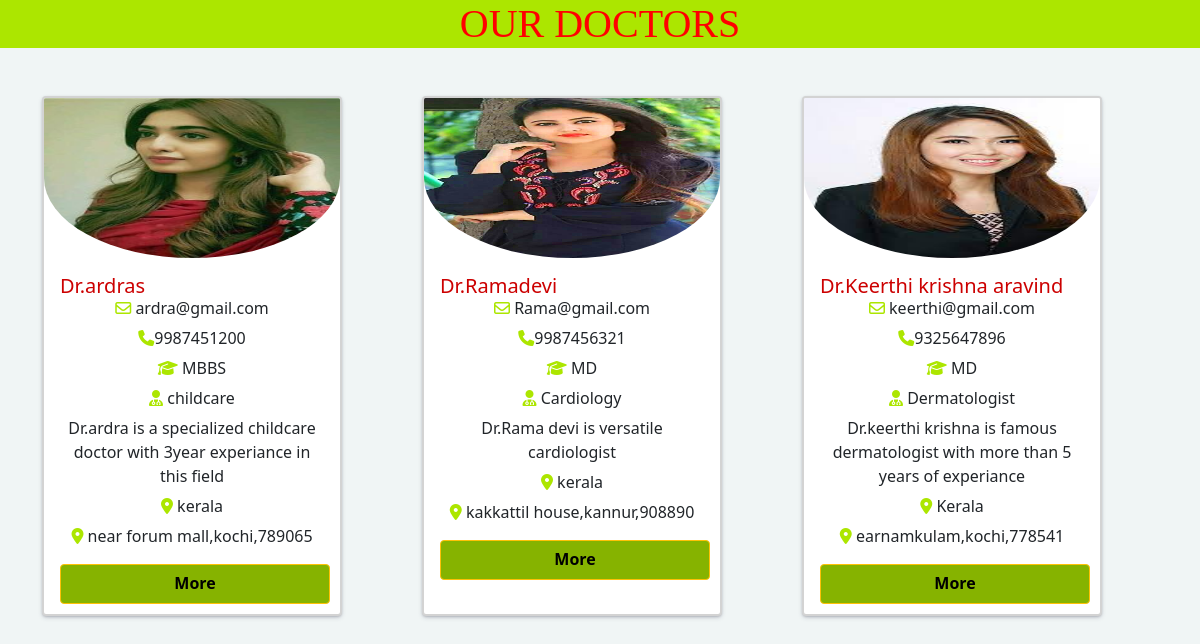
Screenshot of /mgmt_app/doctorspatientdisplay/ with the database file from the repository.
### mgmt_app/models.py (models this page shows, shortened)
class doctorinfomodel(models.Model):
    choice=[('MBBS','MBBS'),
            ('MD','MD'),
            ('MS','MS'),
            ('BAMS','BAMS'),
            ('BHMS','BHMS')
            ]
    fname=models.CharField(max_length=50)
    dimage=models.FileField(upload_to='mgmt_app/static')
    email=models.EmailField()
    phone=models.IntegerField()
    gender=models.CharField(max_length=10)
    date=models.DateField()
    select=models.CharField(max_length=50,choices=choice)
    specialization=models.CharField(max_length=250)
    about=models.CharField(max_length=500)
    state=models.CharField(max_length=100)
    address=models.CharField(max_length=250)

### mgmt_app/views.py (the view)
# urls.py: path('doctorspatientdisplay/',displaydoctorspatients),
def displaydoctorspatients(request):
    a=doctorinfomodel.objects.all()
    id1=[]
    k=[]
    l=[]
    m=[]
    n=[]
    q=[]
    r=[]
    s=[]
    t=[]
    u=[]
    for i in a:
        id2=i.id
        id1.append(id2)
        a=i.fname
        k.append(a)
        b=str(i.dimage).split('/')[-1]
        l.append(b)
        c=i.email
        m.append(c)
        d=i.phone
        n.append(d)
        h=i.select
        q.append(h)
        j=i.specialization
        r.append(j)
        w=i.about
        s.append(w)
        v=i.state
        t.append(v)
        x=i.address
        u.append(x)
    ct=zip(id1,k,l,m,n,q,r,s,t,u)
    return render(request,'doctordisppatient.html',{'ct':ct})

### mgmt_app/templates/doctordisppatient.html (shortened to what this page needs)
<!DOCTYPE html>
{% load static %}
<html lang="en">
<head>
     <link href="https://cdn.jsdelivr.net/npm/bootstrap@5.0.2/dist/css/bootstrap.min.css" rel="stylesheet">
</head>
<body>
<h1>OUR DOCTORS</h1>
<div class="container mt-5">
  <div class="row">
    {% for i,j,k,l,o,p,q,r,s,t in ct %}
    <div class="col">
        <div class="card" style="width:300px;height:520px;">
  <img src="{% static k %}" class="card-img-top">
  <div class="card-body">
    <h5 class="card-title">Dr.{{j}}</h5>
      <p class="card-text"><i class="fa-regular fa-envelope"></i> {{l}}</p>
       <p class="card-text"><i class="fa-solid fa-phone"></i>{{o}}</p>
       <p class="card-text"><i class="fa-solid fa-graduation-cap"></i> {{p}}</p>
       <p class="card-text"><i class="fa-solid fa-user-doctor"></i> {{q}}</p>
       <p class="card-text">{{r}}</p>
       <p class="card-text"><i class="fa-solid fa-location-dot"></i> {{s}}</p>
       <p class="card-text"><i class="fa-solid fa-location-dot"></i> {{t}}</p>
    <a href="http://127.0.0.1:8000/mgmt_app/singleforpatients/{{i}}" class="btn btn-warning"><b>More</b></a>
  </div>
</div>
     </div>
    {% endfor %}
  </div>
</div>
</body>
</html>

### mgmt_app/templates/doctordisppatient.html (style rules this page uses)
* { padding:0px; margin:0px; box:border-box; }
body { background:#f0f5f5; }
img { height:160px; width:100px; border-radius:100%; }
p { margin-top:-10px; text-align:center; }
.card { border:2px solid lightgrey; box-shadow: rgba(50, 50, 93, 0.25) 0px 2px 5px -1px, rgba(0, 0, 0, 0.3) 0px 1px 3px -1px; }
.btn { height:40px; width:270px; }
h1 { color:red; text-align:center; font-family:cursive; background-color:#ace600; }
.fa-solid,.fa-regular { color:#ace600; }
h5 { color:#cc0000; }
.btn { background:#86b300; }

### rows the page displays
doctorinfomodel: ct "ardras", ct "ardra@gmail.com", ct "MBBS", ct "childcare", ct "Dr.ardra is a specialized childcare doctor with 3year experiance in this field", ct "kerala", ct "near forum mall,kochi,789065"
doctorinfomodel: ct "Ramadevi", ct "Rama@gmail.com", ct "MD", ct "Cardiology", ct "Dr.Rama devi is versatile cardiologist", ct "kerala", ct "kakkattil house,kannur,908890"
doctorinfomodel: ct "Keerthi krishna aravind", ct "keerthi@gmail.com", ct "MD", ct "Dermatologist", ct "Dr.keerthi krishna is famous dermatologist with more than 5 years of experiance", ct "Kerala", ct "earnamkulam,kochi,778541"

### other values shown
{{ o }} "9987451200" "9987456321" "9325647896"
